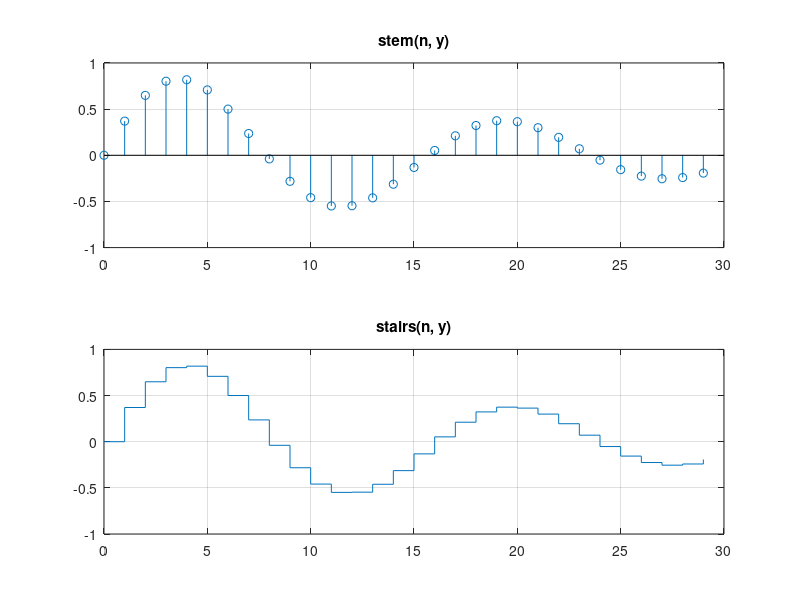

Here is the MATLAB script that generated this plot:
% Discrete signal display: stem (DSP convention) and stairs (sample-and-hold).
n = 0:29;
y = sin(0.4 * n) .* exp(-0.05 * n);

figure;
subplot(2, 1, 1); stem(n, y);   title('stem(n, y)');   grid on;
subplot(2, 1, 2); stairs(n, y); title('stairs(n, y)'); grid on;
saveas(gcf, '/tmp/plot_stem_stairs.png');
